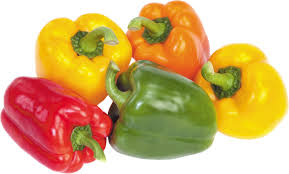
#> input picture peppers.jpeg, 289 x 174 px
$ jupyter execute kclustering.ipynb
#> lines starting #> are read from the running program, lines starting #| are printed output that depends on the picture
[cell 1]
import numpy as np
import matplotlib.pyplot as plt
from skimage import data, transform
from skimage.util import img_as_float
import time

# Load and Preprocess Image

try:
    img = plt.imread('peppers.jpeg')
#> img is the input picture: shape (174, 289, 3); mean R, G, B 212.2, 176.1, 118.7
except FileNotFoundError:
    img = data.astronaut()

scale = 0.15  # Keep 15% of original size
img = transform.rescale(img, scale, channel_axis=2, anti_aliasing=True)
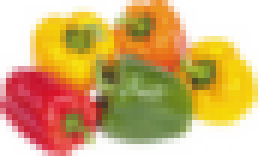
#> img: shape (26, 43, 3) float64 (shown 6 times larger); mean R, G, B 0.832, 0.691, 0.465
img = img_as_float(img) # Ensure 0.0 to 1.0 range
rows, cols, ch = img.shape
#> rows = 26; cols = 43; ch = 3
print(f"Processing image size: {rows}x{cols}")
#| Processing image size: 26x43

# Reshape image into Nx3 array (pixels)
pixels = img.reshape(-1, 3)
#> pixels = 1118 rows, first 8: [1, 1, 1], [1, 1, 1], [1, 1, 1], [1, 1, 1], [1, 1, 1], [1, 1, 1], [1, 1, 1], [1, 1, 1]
N = pixels.shape[0]
#> N = 1118

#Set Mean Shift parameters

hs = 0.1        # Color bandwidth (distance threshold)
max_iters = 15
threshold = 1e-3

# Mean Shift Mode-Seeking

modes = pixels.copy() # Start each pixel at its own initial location
#> modes has the same summary as pixels

print('Running Mean Shift Clustering (Color Only)...')
start_time = time.time()

for iteration in range(max_iters):
    print(f"Iteration {iteration+1}/{max_iters}")
    max_shift_iter = 0.0

    # Iterate over every pixel/mode
    for i in range(N):
        current_mode = modes[i]

        dists = np.linalg.norm(pixels - current_mode, axis=1)

        # Find pixels within bandwidth (hs)
        mask = dists < hs
        neighbors = pixels[mask]

        # Compute mean of neighbors
        if len(neighbors) > 0:
            new_point = np.mean(neighbors, axis=0)
        else:
            new_point = current_mode

        # Update shift
        shift = np.linalg.norm(new_point - current_mode)
        modes[i] = new_point

        if shift > max_shift_iter:
            max_shift_iter = shift

    # Check global convergence for this iteration
    if max_shift_iter < threshold:
        print("Converged early.")
        break
#> after the loop, modes = 1118 rows, first 8: [0.997, 0.996, 0.993], [0.997, 0.996, 0.993], [0.997, 0.996, 0.993], [0.997, 0.996, 0.993], [0.997, 0.996, 0.993], [0.997, 0.996, 0.993], [0.997, 0.996, 0.993], [0.997, 0.996, 0.993]

print(f"Mode seeking finished in {time.time() - start_time:.2f} seconds.")

# Group points that converge to the same mode

print("Assigning clusters based on converged modes...")

cluster_labels = np.zeros(N, dtype=int)
#> cluster_labels = 1118 values from 0 to 0
cluster_count = 0
modes_final = [] # List to hold unique cluster centers

for i in range(N):
    assigned = False
    current_mode = modes[i]

    # Compare current mode to existing final modes
    for j in range(cluster_count):
        # If the mode is very close to an existing cluster center
        if np.linalg.norm(current_mode - modes_final[j]) < 0.02:
            cluster_labels[i] = j
            assigned = True
            break

    # If no match found, create new cluster
    if not assigned:
        modes_final.append(current_mode)
        cluster_labels[i] = cluster_count
        cluster_count += 1
#> this loop made 1118 passes
#> after the loop, cluster_count = 69; cluster_labels = 1118 values, max 68 at index 1016, min 0 at index 0, mean 14.36; modes_final = 69 items, first 6: [0.997, 0.996, 0.993], [0.975, 0.888, 0.589], [0.913, 0.537, 0.124], [0.954, 0.677, 0.455], [0.954, 0.724, 0.517], [0.985, 0.944, 0.771]

modes_final = np.array(modes_final)
#> modes_final = 69 rows, first 8: [0.997, 0.996, 0.993], [0.975, 0.888, 0.589], [0.913, 0.537, 0.124], [0.954, 0.677, 0.455], [0.954, 0.724, 0.517], [0.985, 0.944, 0.771], [0.98, 0.921, 0.692], [0.972, 0.869, 0.374]
print(f"Total clusters found: {cluster_count}")
#| Total clusters found: 69

# Reconstruct segmented image

seg_pixels = np.zeros_like(pixels)

for k in range(cluster_count):
    # Set all pixels in this cluster to the cluster's mean color
    seg_pixels[cluster_labels == k] = modes_final[k]
#> after the loop, seg_pixels has the same summary as modes

seg_img = seg_pixels.reshape(rows, cols, 3)
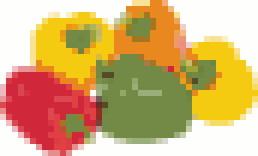
#> seg_img: shape (26, 43, 3) float64 (shown 6 times larger); mean of channels 0, 1, 2 0.832, 0.695, 0.469; drawn as R, G, B

# Display Results

plt.figure(figsize=(10, 5))

plt.subplot(1, 2, 1)
plt.imshow(img)
plt.title('Original Image (Resized)')
plt.axis('off')

plt.subplot(1, 2, 2)
plt.imshow(seg_img)
plt.title(f'Mean Shift Segmented\n(Color only, Clusters={cluster_count})')
plt.axis('off')

plt.tight_layout()
plt.show()
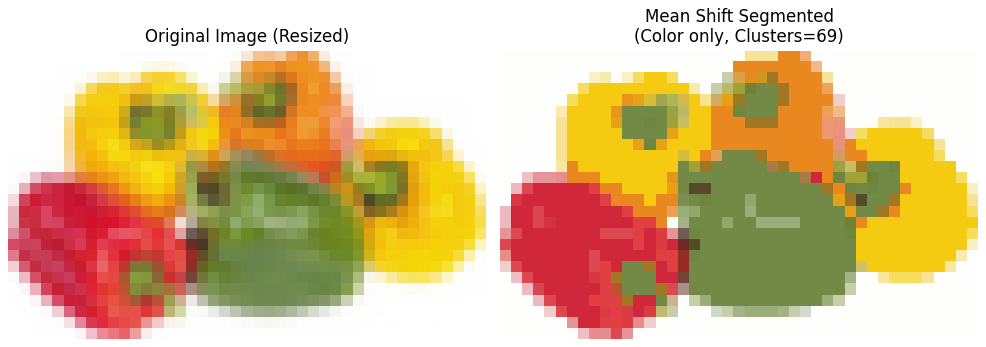
#> figure drawn by matplotlib, 2 panels
